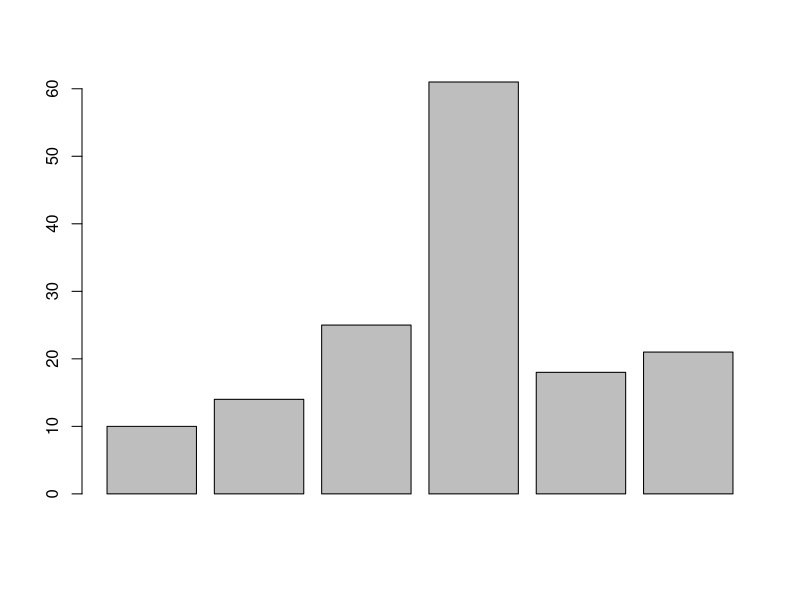
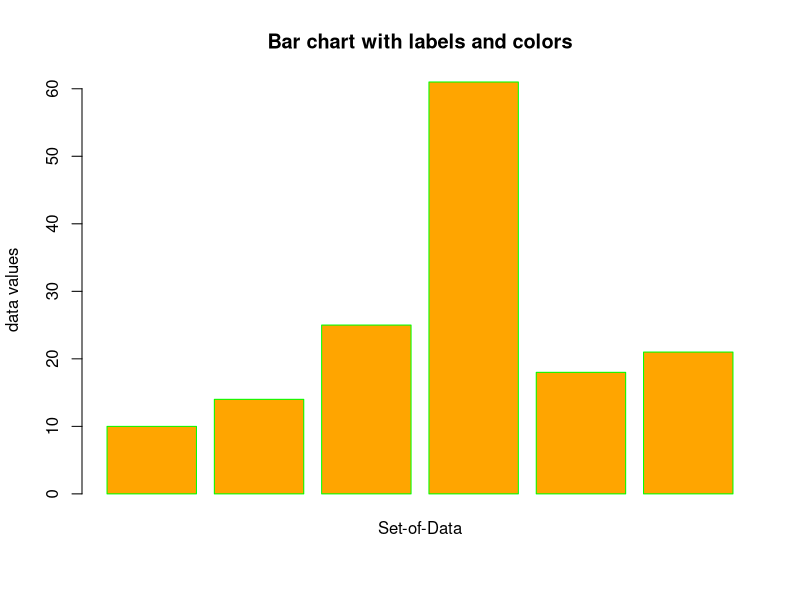
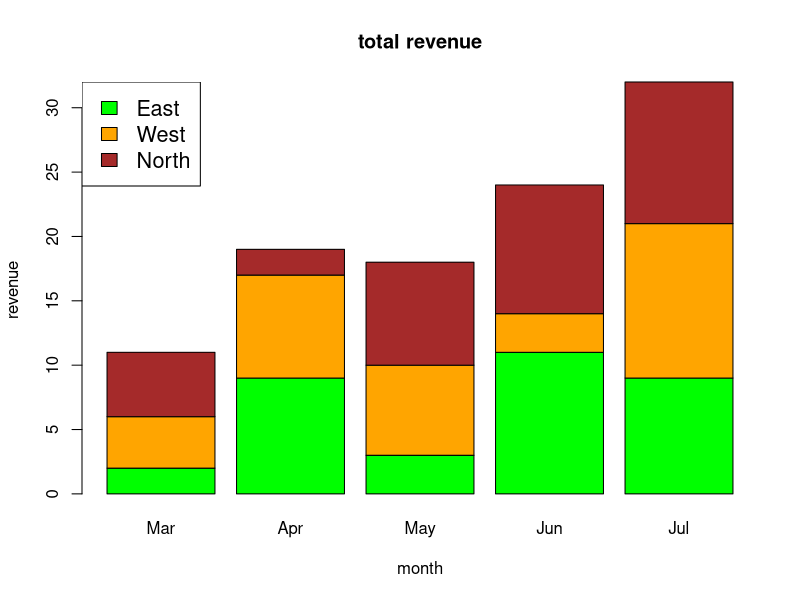

Generate these figures, in order, with R:
# plotting bar chart in R
# syntax: barplot(H,xlab,ylab,main, names.arg,col)
# H is a vector or matrix containing numeric values used in bar chart.
# xlab is the label for x axis.
# ylab is the label for y axis.
# main is the title of the bar chart.
# names.arg is a vector of names appearing under each bar.
# col is used to give colors to the bars in the graph.

# creating data for graph
# H vaules 
H <- c(10, 14, 25, 61, 18, 21)

#creating a bar chart file
png(file= "simple_barcahrt.jpg")

# plotting bar chart
barplot(H)
# saving state
dev.off()

# creating chart variables and filling colors
# creating data
H <- c(10, 14, 25, 61, 18, 21)
M <- c("data 1","data 2","data 3","data 4","data 5","data 6")

# creating a new file for this 
png(file="labeled_barchart.jpg")

# plotting graph
barplot(H, names.arg = "Set-of-Data", ylab= "data values", col = "orange", main = "Bar chart with labels and colors", border = "green")
# saving 
dev.off()

# Create the input vectors.
colors = c("green","orange","brown")
months <- c("Mar","Apr","May","Jun","Jul")
regions <- c("East","West","North")

# Create the matrix of the values.
Values <- matrix(c(2,9,3,11,9,4,8,7,3,12,5,2,8,10,11), nrow = 3, ncol = 5, byrow = TRUE)

# Give the chart file a name
png(file = "barchart_stacked.png")

# Create the bar chart
barplot(Values, main = "total revenue", names.arg = months, xlab = "month", ylab = "revenue", col = colors)

# Add the legend to the chart
legend("topleft", regions, cex = 1.3, fill = colors)

# Save the file
dev.off()

